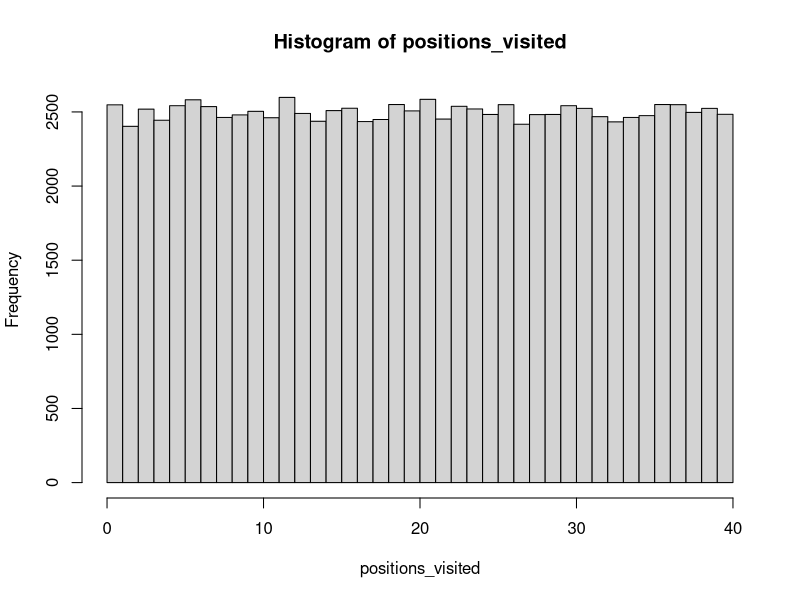
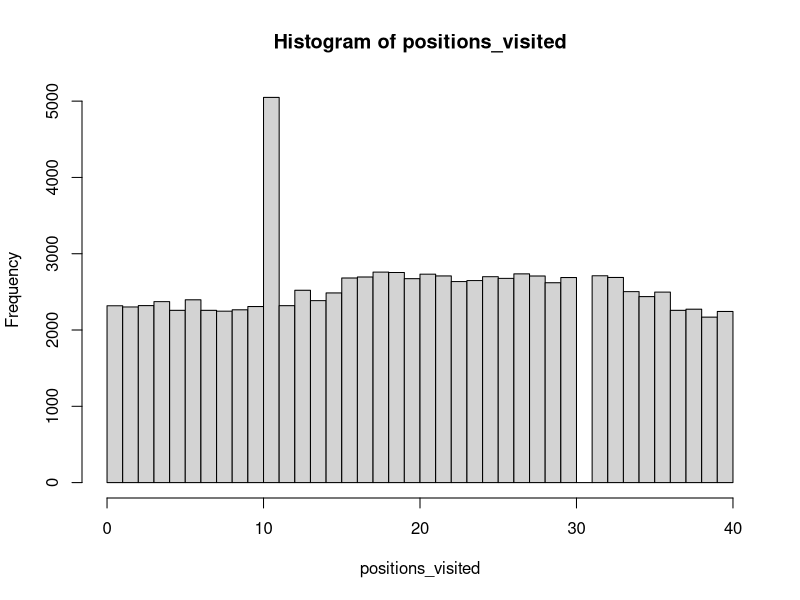
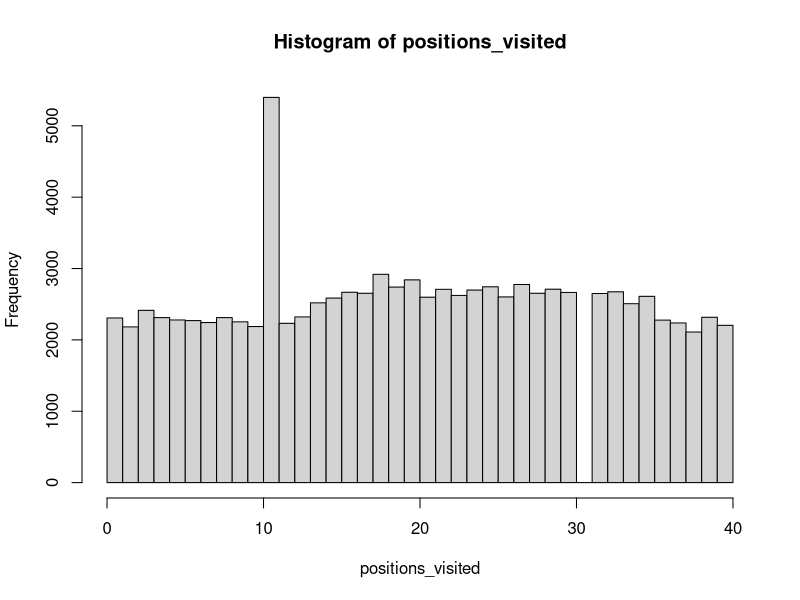
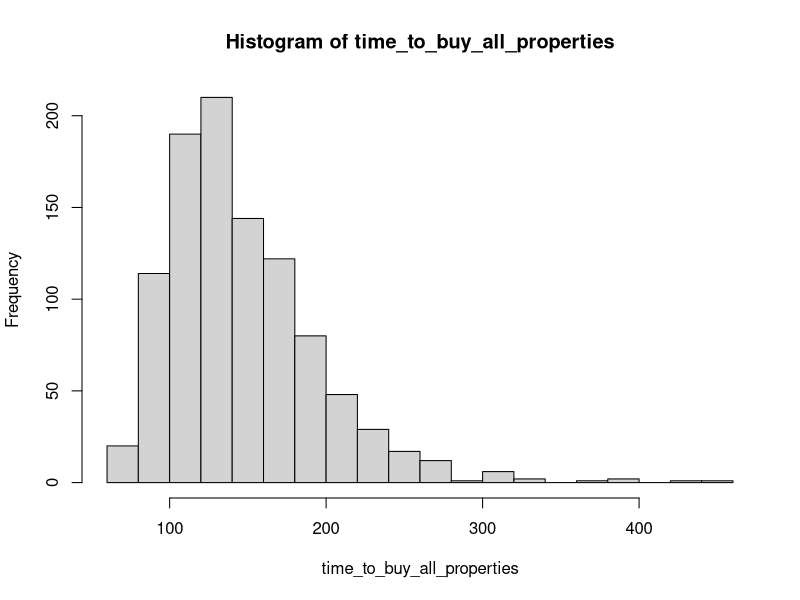

The R source for these figures, in order:
## ---- chunk 1
# Number of turns to take
num_turns <- 100000 

# Start on the GO space
current_board_position <- 0 

positions_visited <- rep(0, num_turns) # Store the positions

# Use a for loop
# to simulate a number of turns
for (turn in 1:num_turns) {

  # Roll two dice
  die_values <- sample(c(1:6), 2, replace = TRUE)

  ## Move player position
  
  # Number of positions to move
  plus_move <- sum(die_values)
  # Compute new board position
  new_board_position <- current_board_position + plus_move

  # Update board position (this corrects for the fact the board is circular)
  current_board_position <- (new_board_position %% 40)

  # Store position visited
  positions_visited[turn] <- current_board_position

}
## ---- chunk 2
hist(positions_visited, breaks = seq(0, 40, len = 41), right = FALSE)
## ---- chunk 3
# Number of turns to take
num_turns <- 100000 

# Start on the GO space
current_board_position <- 0 
# The go to jail space
go_to_jail_position <- 30 
# The Jail space
jail_position <- 10 

positions_visited <- rep(0, num_turns) # Store the positions

# Use a for loop
# to simulate a number of turns
for (turn in 1:num_turns) {

  # Roll two dice
  die_values <- sample(c(1:6), 2, replace = TRUE)

  ## Move player position

  # Number of positions to move
  plus_move <- sum(die_values)
  # Compute new board position
  new_board_position <- current_board_position + plus_move

  # if land on GO TO JAIL square
  # then go backwards to the JAIL square
  if (new_board_position == go_to_jail_position) {
    new_board_position <- jail_position
  }

  # Update board position (this corrects for the fact the board is circular)
  current_board_position <- (new_board_position %% 40)

  # Store position visited
  positions_visited[turn] <- current_board_position

}
## ---- chunk 4
hist(positions_visited, breaks = seq(0, 40, len = 41), right = FALSE)
## ---- chunk 5
# Number of turns to take
num_turns <- 100000 

# Start on the GO space
current_board_position <- 0 
# The go to jail space
go_to_jail_position <- 30 
# The Jail space
jail_position <- 10 

positions_visited <- rep(0, num_turns) # Store the positions

# Use a for loop
# to simulate a number of turns
for (turn in 1:num_turns) {
  
  # Set double counter to zero
  double_counter <- 0
  
  # Roll 1-3(Max) times
  for (j in 1:3){

    # Roll two dice
    die_values <- sample(c(1:6), 2, replace = TRUE)

    # if we have rolled a double for the third time, we proceed straight to jail
    if ((die_values[1] == die_values[2]) & (double_counter == 2 )) {
      current_board_position <- jail_position
      break
    }
    
    ##Otherwise -  Move player position

    # Number of positions to move
    plus_move <- sum(die_values)
    # Compute new board position
    new_board_position <- current_board_position + plus_move

    # if land on GO TO JAIL square
    # then go backwards to the JAIL square
    if (new_board_position == go_to_jail_position) {
      new_board_position <- jail_position
    }

    # Update board position (this corrects for the fact the board is circular)
    current_board_position <- (new_board_position %% 40)

    # break out of loop if we roll a non-double
    if (die_values[1] != die_values[2]) {
      break
    } else { # increment double counter
      double_counter <- double_counter + 1
    }
  }
  
  # store final position visited
  positions_visited[turn] <- current_board_position

}
## ---- chunk 6
hist(positions_visited, breaks = seq(0, 40, len = 41), right = FALSE)
## ---- chunk 7
# Number of games to play
num_games <- 1000  
# Number of turns to take
num_turns <- 1000  

# Start on the GO space
current_board_position <- 0 
# The go to jail space
go_to_jail_position <- 30 
# The Jail space
jail_position <- 10 

# Vector of squares containing properties
properties_that_can_be_bought <- c(1, 3, 5, 6, 8, 9, 11, 12, 13, 14, 15, 16, 18, 19, 
                                   21, 23, 24, 25, 26, 27, 28, 29, 31, 32, 34, 35, 37, 39)

# Vector to store number of turns to buy all properties
time_to_buy_all_properties <- rep(0, num_games)

# Simulate multiple games
for (game in 1:num_games) {

  positions_visited <- rep(0, num_turns)
  positions_purchased <- rep(0, 40)
  properties_bought <- rep(0, num_turns)

  # Use a for loop 
  # to simulate a number of turns
  for (turn in 1:num_turns) {

    # Roll two dice
    die_values <- sample(c(1:6), 2, replace = TRUE)

    ## Move player position

    # Number of positions to move
    plus_move <- sum(die_values)
    # Compute new board position
    new_board_position <- current_board_position + plus_move


    # if land on GO TO JAIL square
    # then go backwards to the JAIL square
    if (new_board_position == go_to_jail_position) {
      new_board_position <- jail_position
    }

    # Update board position (this corrects for the fact the board is circular)
    current_board_position <- (new_board_position %% 40)

    # if we can on a square that can be purchased and which has not been
    # purchased (note R uses 1-indexing for arrays)
    if (positions_purchased[current_board_position+1] == 0) {
      if (current_board_position %in% properties_that_can_be_bought) {
        positions_purchased[current_board_position + 1] <- 1
      }
    }

    # Store position visited
    positions_visited[turn] <- current_board_position

    # Store number of properties bought
    properties_bought[turn] <- sum(positions_purchased)

    # Check if all properties are gone
    if (properties_bought[turn] == length(properties_that_can_be_bought)) {
      time_to_buy_all_properties[game] <- turn
      break
    }
  }

}
## ---- chunk 8
hist(time_to_buy_all_properties, breaks = 20)
